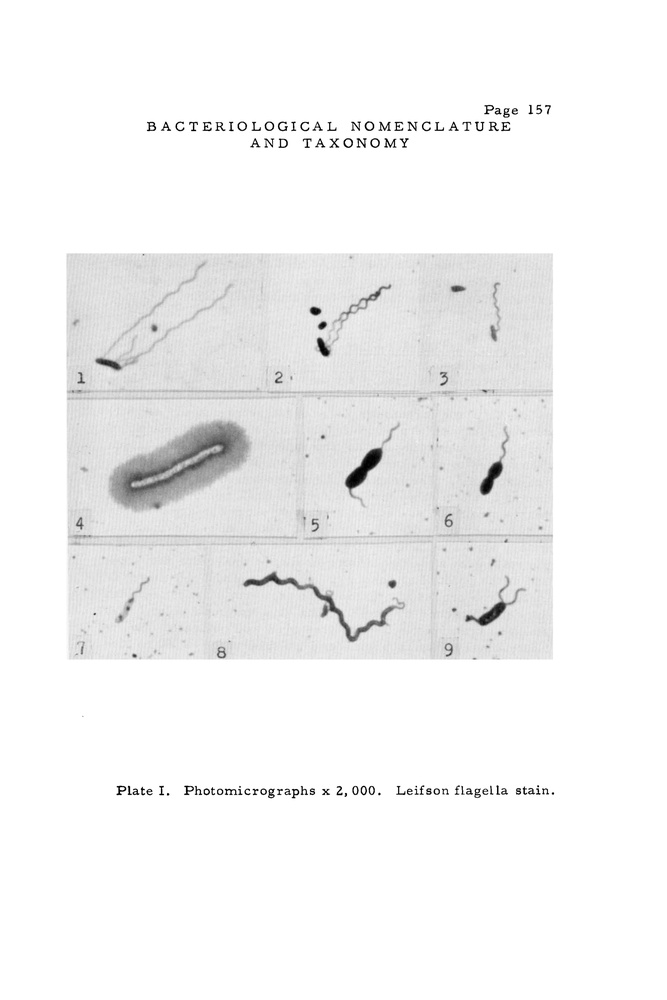
#> input picture out2.jpg, 667 x 1000 px, shrunk from 3000 x 4500 before the run
$ python test.py
#> lines starting #> are read from the running program, lines starting #| are printed output that depends on the picture; after the words box and inside, x2 and y2 are one past the last pixel; in counts of white or black regions, pixels touching at a corner belong together
import cv2
import numpy as np
import pytesseract
# Load image, grayscale, Gaussian blur,

import numpy as np


# [10 lines of commented-out code are left out]

# [64 lines left out: functions draw_paragraph_box, whiten_pixels, get_horizontal_profile, get_vertical_profile, not called in this run]


image = cv2.imread('out2.jpg')
#> image is the input picture: shape (1000, 667, 3); min 0, max 255, mean 242.9
gray = cv2.cvtColor(image, cv2.COLOR_BGR2GRAY)
blur = cv2.GaussianBlur(gray, (7,7), 0)
# thresh = cv2.threshold(blur, 0, 255, cv2.THRESH_BINARY_INV + cv2.THRESH_OTSU)[1]
thresh = cv2.threshold(blur, 0, 255, cv2.THRESH_BINARY_INV + cv2.THRESH_OTSU)[1]
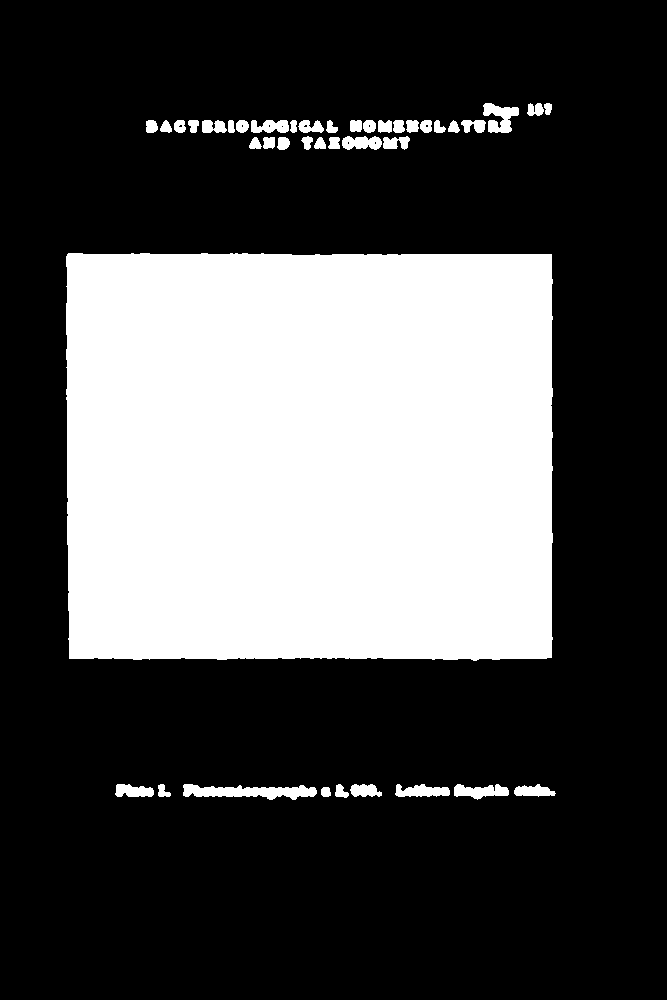
#> thresh: shape (1000, 667); 30.8% white; 41 white regions, largest, box (x1, y1, x2, y2) and area: (66, 253, 553, 661) 196355, (183, 784, 317, 800) 1325, (483, 103, 519, 133) 638
# Create rectangular structuring element and dilate

# (5,5) matrix of 1s
kernel = cv2.getStructuringElement(cv2.MORPH_RECT, (5,5))

# dilate enhances the foreground (white) , suppresses background. Needs a binary image
dilate = cv2.dilate(thresh, kernel, iterations=20)
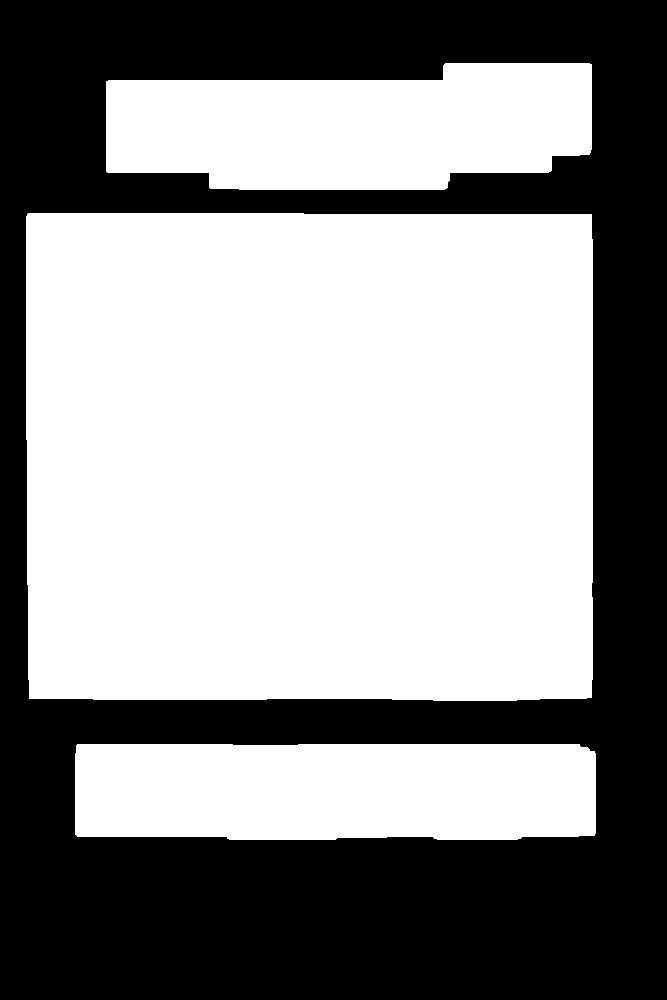
#> dilate: shape (1000, 667); 56.3% white; 1 black region

# Find contours and draw rectangle
cnts = cv2.findContours(dilate, cv2.RETR_EXTERNAL, cv2.CHAIN_APPROX_SIMPLE)
#> cnts = 3 contours; box (x1, y1, x2, y2) and area: (26, 213, 593, 701) 274172, (106, 63, 592, 190) 50463, (75, 744, 596, 840) 48306
cnts = cnts[0] if len(cnts) == 2 else cnts[1]
output_image = image.copy()
for c in cnts:
    x,y,w,h = cv2.boundingRect(c)

    cv2.rectangle(image, (x, y), (x + w, y + h), (36,255,12), 2)
    cropped_image = image[y:y+h, x:x+w]
#> (the run stopped early here; a loop or call above may not have finished)

$ run again, with out0.jpg copied over out2.jpg
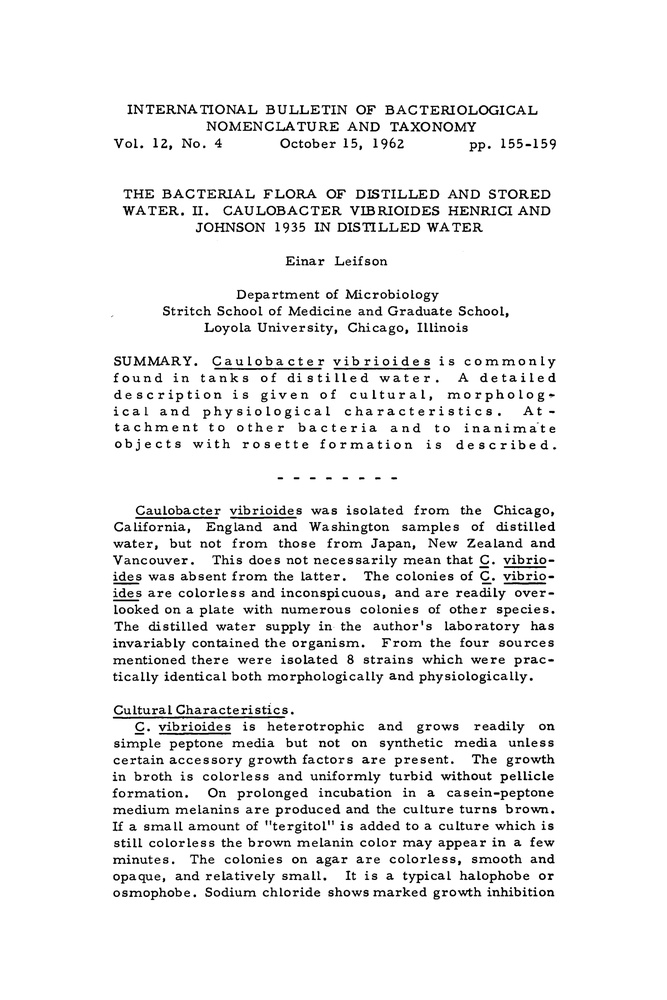
#> input picture out0.jpg, 667 x 1000 px, shrunk from 3000 x 4500 before the run
#> image is the input picture: shape (1000, 667, 3); min 0, max 255, mean 239.5
#> `thresh = cv2.threshold(blur, 0, 255, cv2.THRESH_BINARY_INV + cv2.THRES..`:
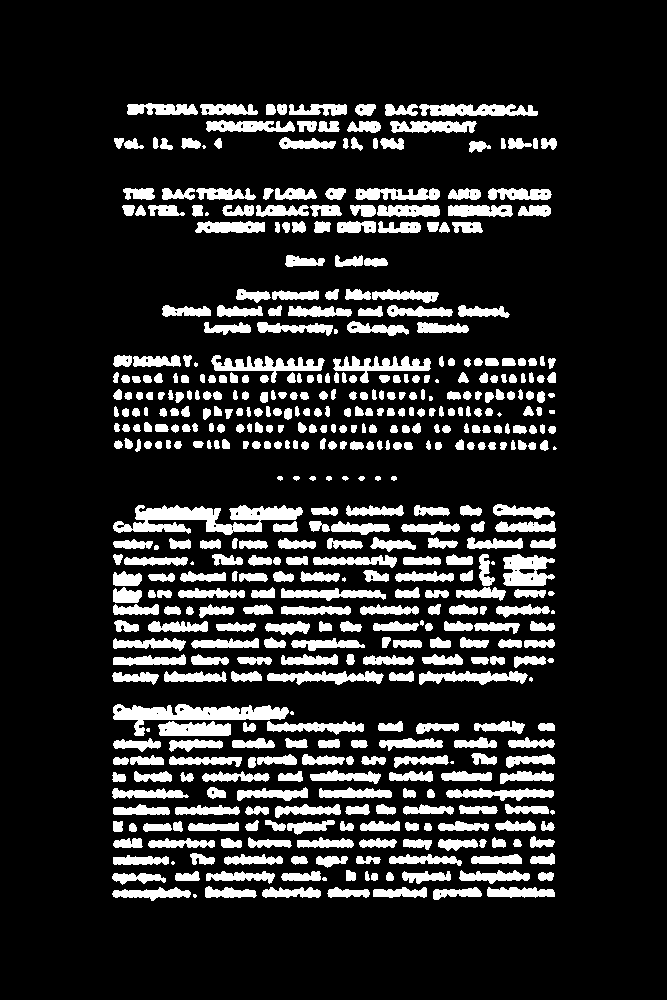
#> thresh: shape (1000, 667); 15.5% white; 520 white regions (21 under 20 px), largest, box (x1, y1, x2, y2) and area: (113, 505, 303, 535) 2975, (113, 704, 289, 736) 2307, (211, 355, 325, 383) 1166
#> dilate: shape (1000, 667); 67.4% white; 1 black region
#> cnts = 1 contour; box (x1, y1, x2, y2) and area: (72, 63, 597, 941) 447710

$ run again, with out1.jpg copied over out2.jpg
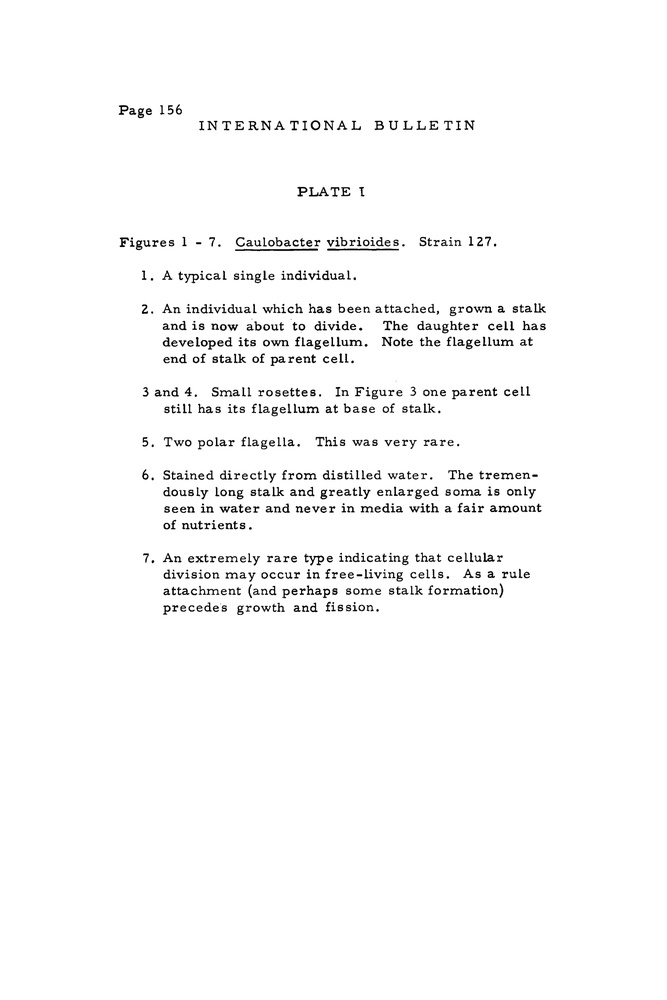
#> input picture out1.jpg, 667 x 1000 px, shrunk from 3000 x 4500 before the run
#> image is the input picture: shape (1000, 667, 3); min 0, max 255, mean 249.2
#> `thresh = cv2.threshold(blur, 0, 255, cv2.THRESH_BINARY_INV + cv2.THRES..`:
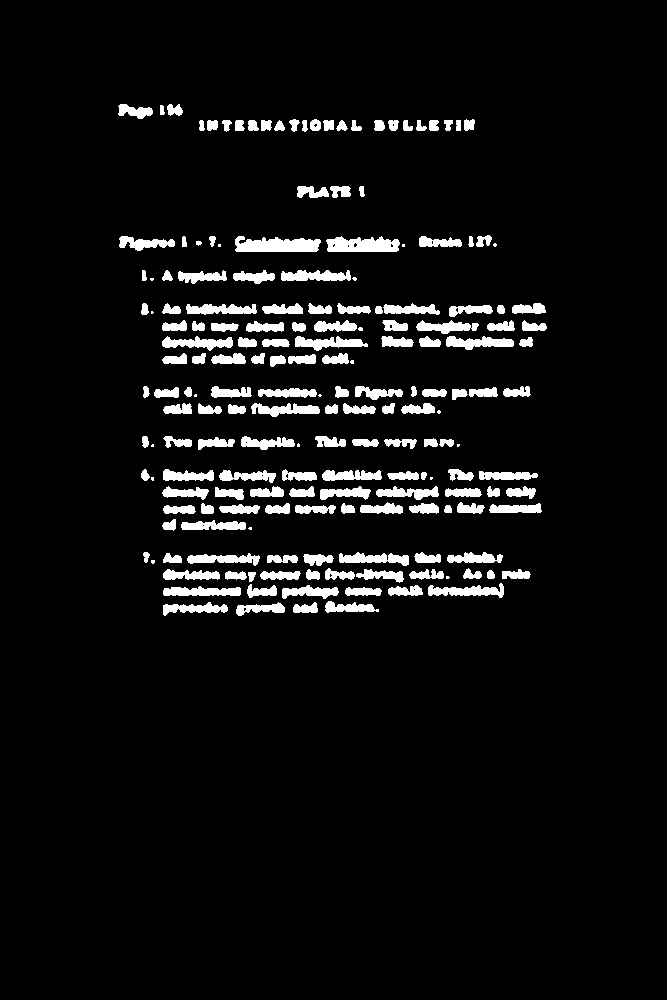
#> thresh: shape (1000, 667); 5.9% white; 185 white regions (19 under 20 px), largest, box (x1, y1, x2, y2) and area: (235, 236, 321, 252) 1068, (326, 236, 400, 252) 925, (428, 583, 504, 598) 628
#> dilate: shape (1000, 667); 38.8% white; 1 white region
#> cnts = 1 contour; box (x1, y1, x2, y2) and area: (78, 64, 587, 656) 257282

$ run again, with out3.jpg copied over out2.jpg
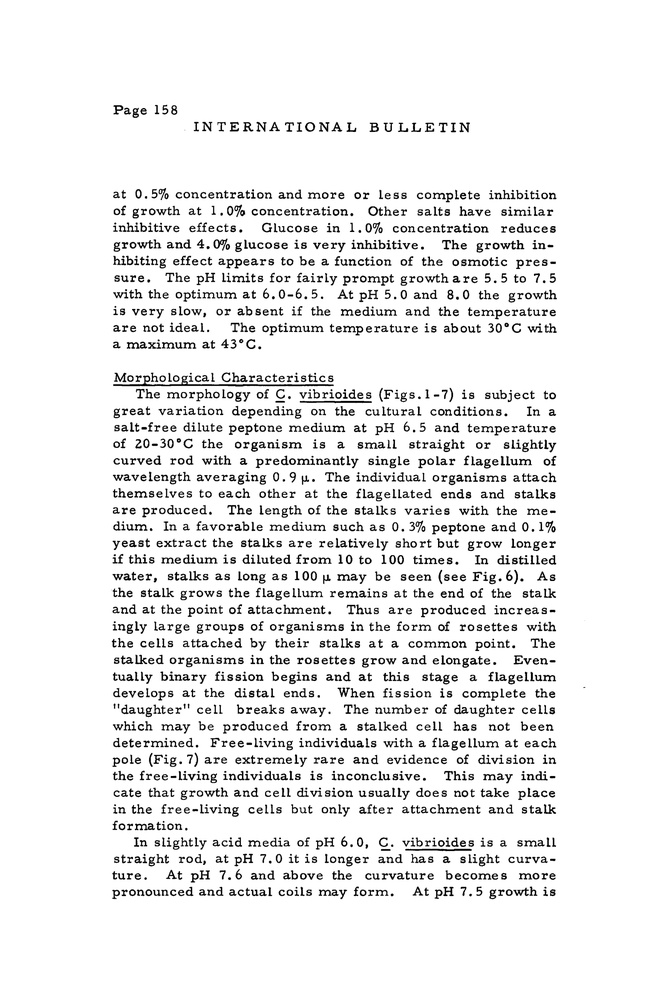
#> input picture out3.jpg, 667 x 1000 px, shrunk from 3000 x 4500 before the run
#> image is the input picture: shape (1000, 667, 3); min 0, max 255, mean 237
#> `thresh = cv2.threshold(blur, 0, 255, cv2.THRESH_BINARY_INV + cv2.THRES..`:
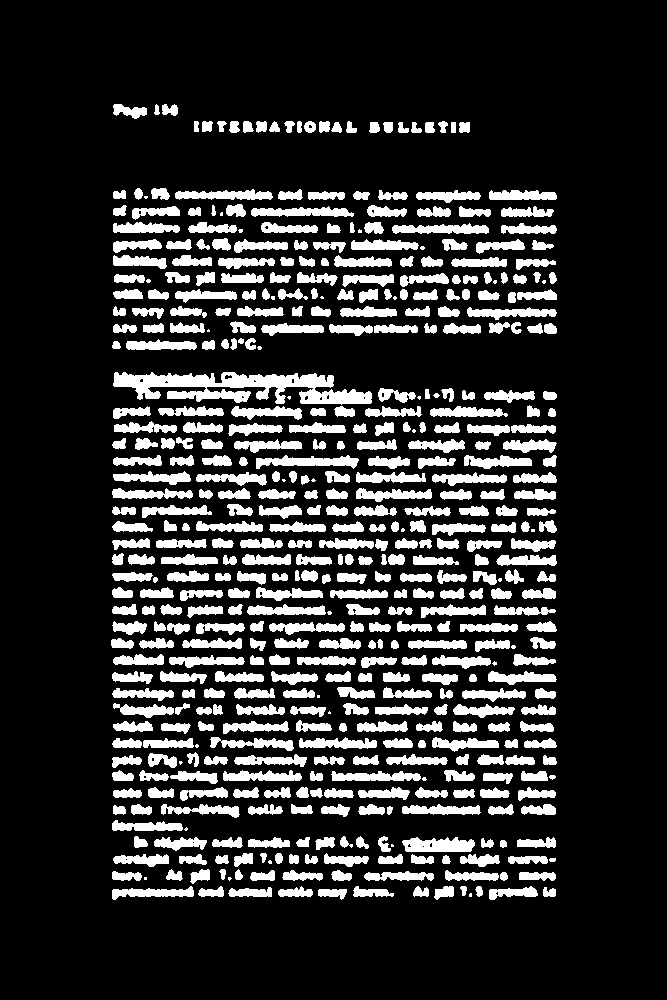
#> thresh: shape (1000, 667); 17.7% white; 511 white regions (35 under 20 px), largest, box (x1, y1, x2, y2) and area: (113, 372, 372, 405) 4669, (402, 837, 475, 852) 859, (256, 455, 359, 469) 834
#> dilate: shape (1000, 667); 66.9% white; 1 black region
#> cnts = 1 contour; box (x1, y1, x2, y2) and area: (71, 64, 597, 940) 445024
